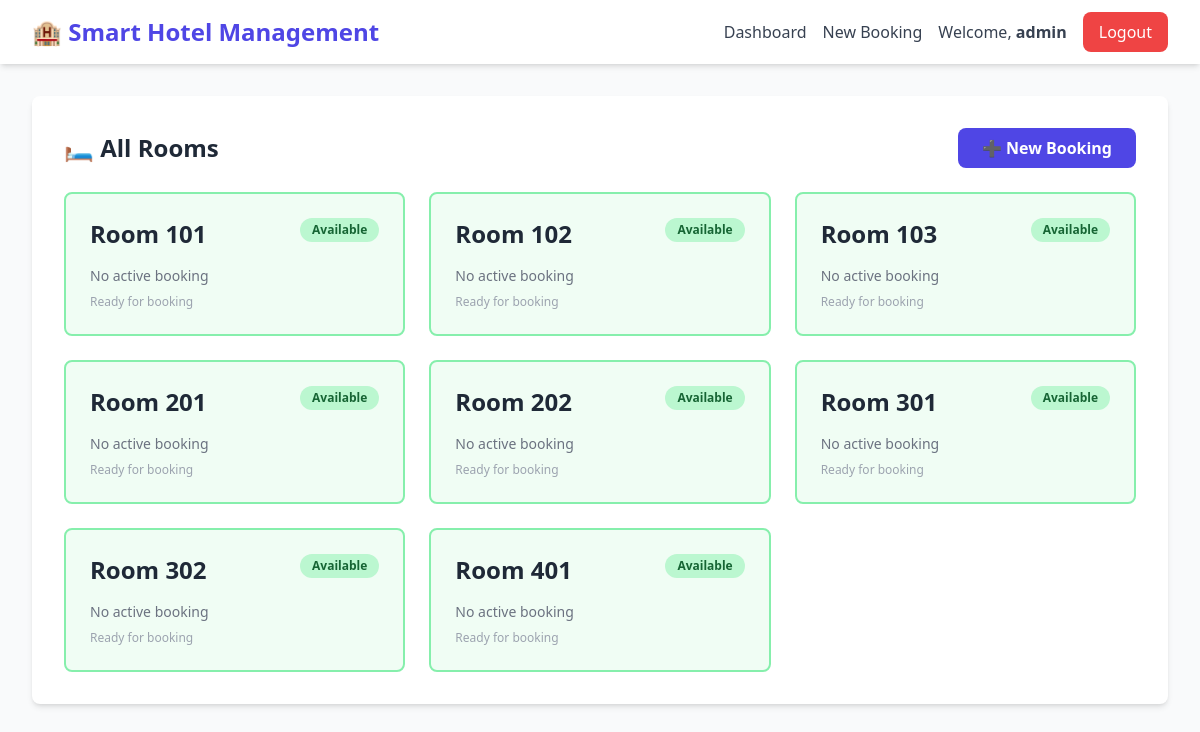
Page /rooms (signed in) on the committed database.
### tables this page shows
CREATE TABLE rooms (
            id INTEGER PRIMARY KEY AUTOINCREMENT,
            room_number TEXT UNIQUE NOT NULL,
            status TEXT DEFAULT 'Available',
            created_at TIMESTAMP DEFAULT CURRENT_TIMESTAMP
        );

### app.py (the view)
@app.route("/rooms")
@login_required
def rooms():
    conn = get_db()
    rooms = conn.execute("""
        SELECT r.*,
               b.guest_name,
               b.check_in,
               b.check_out,
               b.status as booking_status
        FROM rooms r
        LEFT JOIN bookings b ON r.id = b.room_id
            AND b.status IN ('Booked', 'Checked In')
            AND date('now') BETWEEN b.check_in AND b.check_out
        ORDER BY r.room_number
    """).fetchall()
    conn.close()
    return render_template("rooms.html", rooms=rooms)

### app.py (called while the page is built)
def get_db():
    try:
        conn = sqlite3.connect(DATABASE)
        conn.row_factory = sqlite3.Row
        conn.execute("SELECT 1")
        return conn
    except sqlite3.DatabaseError:
        if os.path.exists(DATABASE):
            os.remove(DATABASE)
        init_db()
        conn = sqlite3.connect(DATABASE)
        conn.row_factory = sqlite3.Row
        return conn

def login_required(f):
    @wraps(f)
    def decorated_function(*args, **kwargs):
        if "user" not in session:
            return redirect(url_for("login"))
        return f(*args, **kwargs)
    return decorated_function

### templates/rooms.html (shortened to what this page needs)
<!DOCTYPE html>
<html lang="en">
<head>
    <script src="https://cdn.tailwindcss.com"></script>
</head>
<body class="bg-gray-50 min-h-screen">
    <nav class="bg-white shadow-md">
        <div class="max-w-7xl mx-auto px-4 sm:px-6 lg:px-8">
            <div class="flex justify-between h-16">
                <div class="flex items-center">
                    <h1 class="text-2xl font-bold text-indigo-600">🏨 Smart Hotel Management</h1>
                </div>
                <div class="flex items-center space-x-4">
                    <a href="{{ url_for('dashboard') }}" class="text-gray-700 hover:text-indigo-600">Dashboard</a>
                    <a href="{{ url_for('book') }}" class="text-gray-700 hover:text-indigo-600">New Booking</a>
                    <span class="text-gray-700">Welcome, <strong>{{ session.user }}</strong></span>
                    <a href="{{ url_for('logout') }}" class="bg-red-500 text-white px-4 py-2 rounded-lg hover:bg-red-600 transition">
                        Logout
                    </a>
                </div>
            </div>
        </div>
    </nav>
    <div class="max-w-7xl mx-auto px-4 sm:px-6 lg:px-8 py-8">
        <div class="bg-white rounded-lg shadow-md p-8">
            <div class="flex justify-between items-center mb-6">
                <h2 class="text-2xl font-bold text-gray-800">🛏️ All Rooms</h2>
                <a href="{{ url_for('book') }}" class="bg-indigo-600 text-white px-6 py-2 rounded-lg hover:bg-indigo-700 transition font-semibold">
                    ➕ New Booking
                </a>
            </div>
            <div class="grid grid-cols-1 md:grid-cols-2 lg:grid-cols-3 xl:grid-cols-4 gap-6">
                {% for room in rooms %}
                <div class="border-2 rounded-lg p-6 transition hover:shadow-lg
                    {% if room.status == 'Available' %}bg-green-50 border-green-300
                    {% elif room.status == 'Booked' %}bg-yellow-50 border-yellow-300
                    {% elif room.status == 'Occupied' %}bg-red-50 border-red-300
                    {% else %}bg-gray-50 border-gray-300{% endif %}">
                    <div class="flex justify-between items-start mb-4">
                        <h3 class="text-2xl font-bold text-gray-800">Room {{ room.room_number }}</h3>
                        <span class="px-3 py-1 text-xs font-semibold rounded-full
                            {% if room.status == 'Available' %}bg-green-200 text-green-800
                            {% elif room.status == 'Booked' %}bg-yellow-200 text-yellow-800
                            {% elif room.status == 'Occupied' %}bg-red-200 text-red-800
                            {% else %}bg-gray-200 text-gray-800{% endif %}">
                            {{ room.status }}
                        </span>
                    </div>
                    {% if room.guest_name %}
                        <div class="space-y-2">
                            <div class="flex items-center text-sm">
                                <span class="font-semibold text-gray-700 mr-2">Guest:</span>
                                <span class="text-gray-800">{{ room.guest_name }}</span>
                            </div>
                            <div class="flex items-center text-sm">
                                <span class="font-semibold text-gray-700 mr-2">Check-in:</span>
                                <span class="text-gray-800">{{ room.check_in }}</span>
                            </div>
                            <div class="flex items-center text-sm">
                                <span class="font-semibold text-gray-700 mr-2">Check-out:</span>
                                <span class="text-gray-800">{{ room.check_out }}</span>
                            </div>
                            <div class="mt-3 pt-3 border-t border-gray-300">
                                <span class="text-xs font-medium
                                    {% if room.booking_status == 'Booked' %}text-yellow-700 bg-yellow-100 px-2 py-1 rounded
                                    {% elif room.booking_status == 'Checked In' %}text-red-700 bg-red-100 px-2 py-1 rounded{% endif %}">
                                    Booking: {{ room.booking_status }}
                                </span>
                            </div>
                        </div>
                    {% else %}
                        <p class="text-gray-500 text-sm">No active booking</p>
                        <p class="text-gray-400 text-xs mt-2">Ready for booking</p>
                    {% endif %}
                </div>
                {% endfor %}
            </div>
        </div>
    </div>
</body>
</html>

### rows in the picture
rooms: room_number "101", status "Available"
rooms: room_number "102", status "Available"
rooms: room_number "103", status "Available"
rooms: room_number "201", status "Available"
rooms: room_number "202", status "Available"
rooms: room_number "301", status "Available"
rooms: room_number "302", status "Available"
rooms: room_number "401", status "Available"

### other values in the picture
{{ session.user }} "admin"
